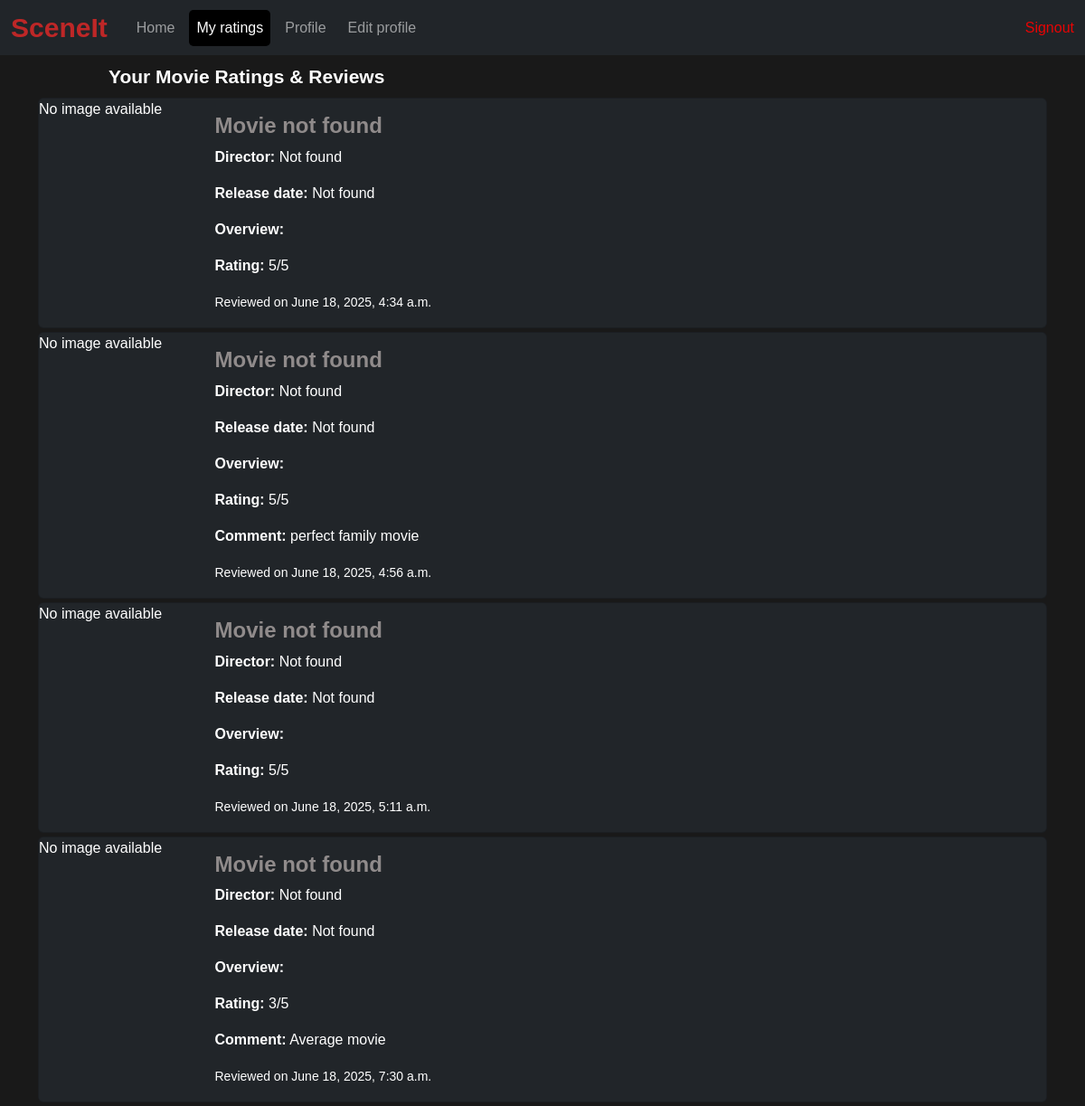
The page /movie_rating_list (signed in) on the database as committed earlier.
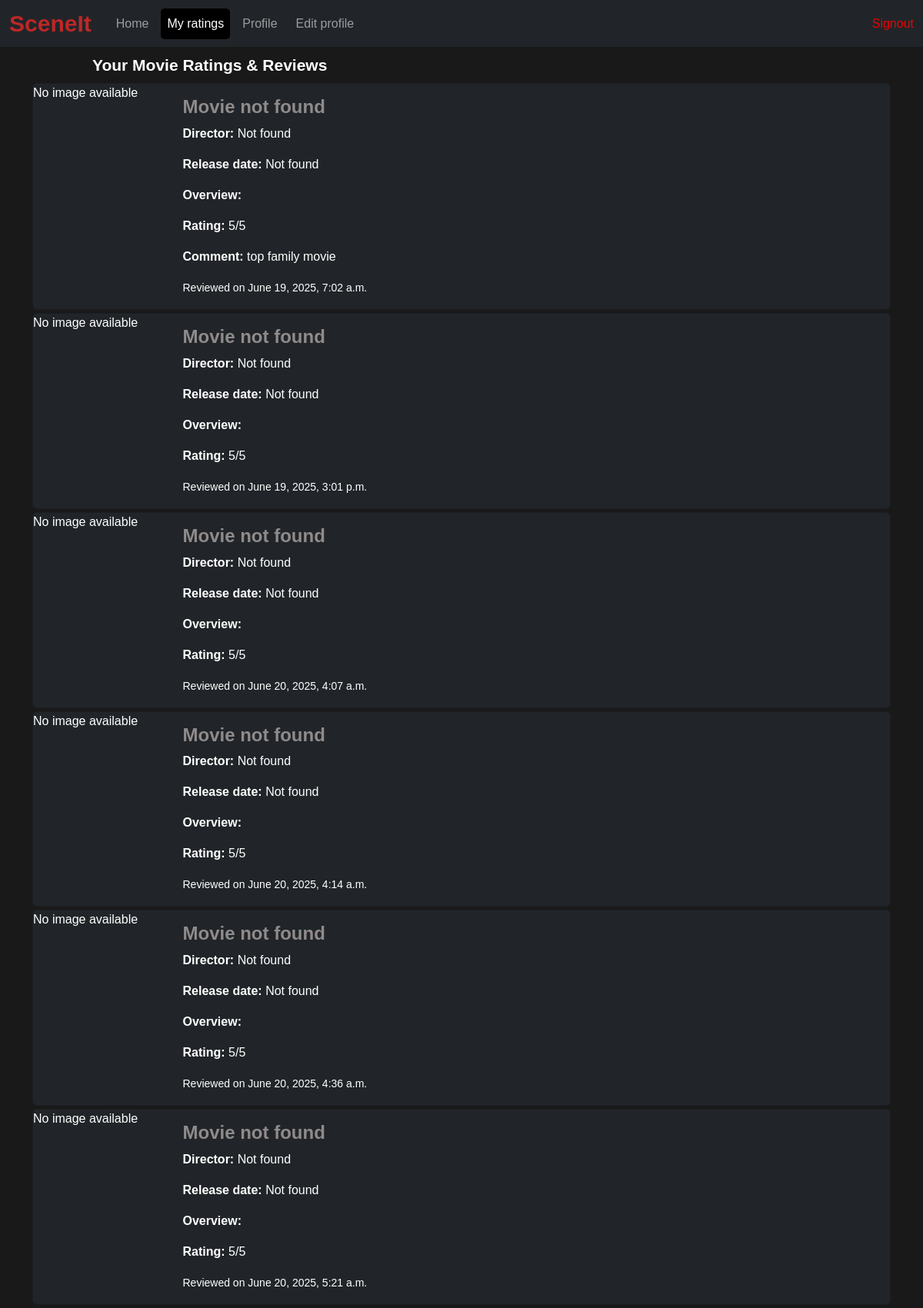
The same page on the database as committed later.
### movies/models.py (models this page shows, shortened)
class Review(models.Model):
    user=models.ForeignKey(UserInfo,on_delete=models.CASCADE)
    movie_id=models.IntegerField()
    rating=models.PositiveIntegerField(default=1)
    comment=models.TextField(blank=True)
    created_at=models.DateTimeField(auto_now_add=True)

### movies/views.py (the view)
# urls.py: path('movie_rating_list',movies_view.movie_rating_list,name='movie_rating_list'),
@login_required
def movie_rating_list(request):
    user = request.user
    reviews = Review.objects.filter(user=user)
    rated_movies = []
    for review in reviews:
        try:
            tmdb_url = f"https://api.themoviedb.org/3/movie/{review.movie_id}?api_key={API_KEY}&language=en-US"
            response = requests.get(tmdb_url, timeout=5)
            response.raise_for_status()
            movie_data = response.json()
            director = get_movie_credits(review.movie_id)
            rated_movies.append({
                "movie": {"id": review.movie_id,"title": movie_data.get("title"),"poster_path": movie_data.get("poster_path"),"director": director,"year":movie_data.get("release_date"),"overview": movie_data.get("overview"),},
                "review": {"rating": review.rating,"comment": review.comment,"created_at": review.created_at,}})
        except Exception as e:
            print(f"Error fetching movie {review.movie_id}: {e}")
            rated_movies.append({
                "movie": {"id": review.movie_id,"title": "Movie not found","poster_path": None,"director": "Not found","year":"Not found","overview": "",},
                "review": {"rating": review.rating,"comment": review.comment,"created_at": review.created_at,}})
    return render(request, 'movie_rating_list.html', {'rated_movies': rated_movies})

### movies/templates/movie_rating_list.html (shortened to what this page needs)
{% extends 'user_profile.html' %}
{% block content %}
{% load static %}
<h5 class="rating_heading">Your Movie Ratings & Reviews</h5>
<div class="container">
  {% for item in rated_movies %}
    <div class="card mb-1 bg-dark text-white">
      <div class="row g-0">
        <div class="col-md-3">
          {% if item.movie.poster_path %}
            <img src="https://image.tmdb.org/t/p/w200{{ item.movie.poster_path }}" class="img-fluid rounded-start" alt="{{ item.movie.title }}">
          {% else %}
            <p>No image available</p>
          {% endif %}
        </div>
        <div class="col-md-8">
          <div class="card-body">
            <h4 class="card-title"><strong>{{ item.movie.title }}</strong></h4>
            <p class="director"><strong>Director:</strong> {{ item.movie.director }}</p>
            <p class="year"><strong>Release date:</strong> {{item.movie.year}}</p>
            <p class="overview"><strong>Overview:</strong> {{item.movie.overview}}</p>
            <p class="card-text"><strong>Rating:</strong> {{ item.review.rating }}/5</p>
            {% if item.review.comment %}
              <p class="card-text"><strong>Comment:</strong> {{ item.review.comment }}</p>
            {% endif %}
            <p class="card-text"><small class="text">Reviewed on {{ item.review.created_at|date:"F j, Y, g:i a" }}</small></p>
          </div>
        </div>
      </div>
    </div>
  {% empty %}
    <p class="text-white text-center">You haven't reviewed any movies yet.</p>
  {% endfor %}
</div>
{% endblock %}

### users/templates/user_profile.html (shortened to what this page needs)
<!DOCTYPE html>
{% load static %}
<html lang="en">
<head>
    <link href="https://cdn.jsdelivr.net/npm/bootstrap@5.3.3/dist/css/bootstrap.min.css" rel="stylesheet">
</head>
<body>
 <nav class="navbar navbar-expand-lg bg-dark navbar-dark sticky-top">
  <div class="container-fluid">
        <span class="title me-4"><strong>SceneIt</strong></span>
    <div class="collapse navbar-collapse" id="navbarSupportedContent">
      <ul class="navbar-nav me-auto mb-2 mb-lg-0">
        <li class="nav-item me-2">
            <a class="nav-link" href="{% url 'user_home_page' %}">Home</a>
        </li>
        <li class="nav-item me-2">
          <a class="nav-link" href="{% url 'movie_rating_list' %}">My ratings</a>
        </li>
        <li class="nav-item me-2">
          <a class="nav-link" href="{% url 'user_profile' %}">Profile</a>
        </li>
        <li class="nav-item me-2">
          <a class="nav-link" href="{% url 'edit_user_profile' %}">Edit profile</a>
        </li>
      </ul>
      <a class="nav-link1" href="{% url 'signout' %}" role="button" aria-expanded="false">Signout</a>
    </div>
  </div>
</nav>
{% block content %}{% endblock %}
</body>
</html>

### users/templates/user_profile.html (style rules this page uses)
body { background-color: rgba(0, 0, 0, 0.9); color: white; font-family: Arial, sans-serif; }
.nav-link.active { background-color: black; color: white; border-radius: 5px; }
.title { color: rgb(190, 39, 39); font-size: 30px; font-family: Impact, Haettenschweiler, 'Arial Narrow Bold', sans-serif; }
.nav-link1 { color: rgb(232, 4, 4); text-decoration: none; }

### movies/templates/movie_rating_list.html (style rules this page uses)
.rating_heading { color: white; text-align: start; margin-top: 11px; margin-bottom: 11px; margin-left: 120px; font-size: 21px; font-weight: bold; font-family: sans-serif; }
.card-body { margin-left: -100px; }
.card-title { color: rgb(144, 139, 139); }

Rows that differ between the two databases and show on the page:
removed Review: review.created_at "June 18, 2025, 4:34 a.m."
removed Review: review.comment "perfect family movie", review.created_at "June 18, 2025, 4:56 a.m."
removed Review: review.created_at "June 18, 2025, 5:11 a.m."
removed Review: review.comment "Average movie", review.created_at "June 18, 2025, 7:30 a.m."
added Review: review.comment "top family movie", review.created_at "June 19, 2025, 7:02 a.m."
added Review: review.created_at "June 19, 2025, 3:01 p.m."
added Review: review.created_at "June 20, 2025, 4:07 a.m."
added Review: review.created_at "June 20, 2025, 4:14 a.m."
added Review: review.created_at "June 20, 2025, 4:36 a.m."
added Review: review.created_at "June 20, 2025, 5:21 a.m."
Other text that changed with them:
new list line: "No image available Movie not found Director: Not found Release date: Not found Overview: Rating: 5 /5 Comment: Reviewed on"
new list line: "No image available Movie not found Director: Not found Release date: Not found Overview: Rating: 5 /5 Reviewed on"
list line gone: "No image available Movie not found Director: Not found Release date: Not found Overview: Rating: 5 /5 Reviewed on"
list line gone: "No image available Movie not found Director: Not found Release date: Not found Overview: Rating: 5 /5 Comment: Reviewed on"
list line gone: "No image available Movie not found Director: Not found Release date: Not found Overview: Rating: 3 /5 Comment: Reviewed on"
